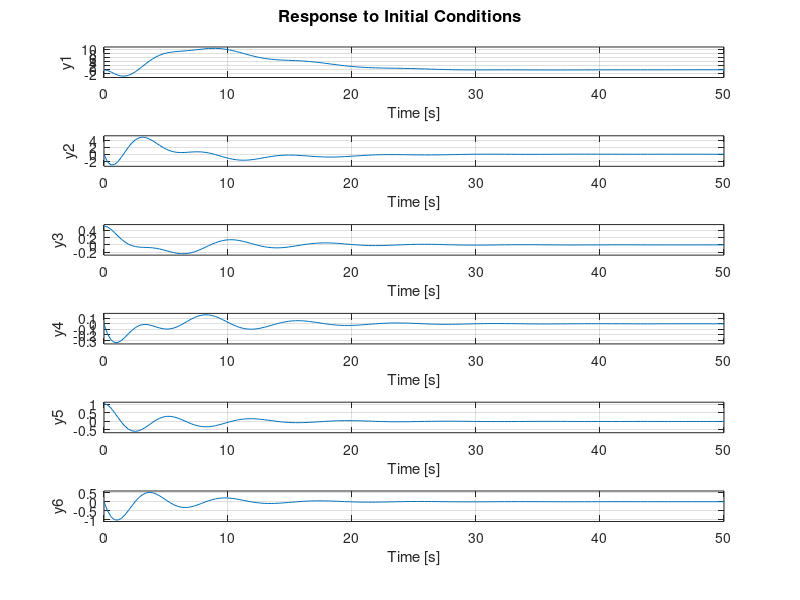

Write the MATLAB code that produced this figure.
clc
clear


M=1000; %Mass of the cart
m1=100; %Mass of Pendulum 1
m2=100; %Mass of Pendulum 2
l1=20;  %Length of the string of Pendulum 1
l2=10;  %length of the string of Pendulum 2
g=9.81; %declaring the value of the accelertaion due to gravity in m/s^2

A=[0 1 0 0 0 0; 
    0 0 -(m1*g)/M 0 -(m2*g)/M 0;
    0 0 0 1 0 0;
    0 0 -((M+m1)*g)/(M*l1) 0 -(m2*g)/(M*l1) 0;
    0 0 0 0 0 1;
    0 0 -(m1*g)/(M*l2) 0 -(g*(M+m2))/(M*l2) 0];
B=[0; 1/M; 0; 1/(M*l1); 0; 1/(M*l2)];

if (rank(ctrb(A,B))==6)
    disp("System is controllable")
else
    disp("System is uncontrollable")
end

x_initial = [0;0;pi/6;0;pi/3;0]; 

Q=[0.05 0 0 0 0 0;
   0 1 0 0 0 0;
   0 0 1000 0 0 0;
   0 0 0 10 0 0;
   0 0 0 0 500 0;
   0 0 0 0 0 10];
R=0.00001;

C = eye(6);
D = 0; 

disp("Now, seeing the results using an LQR controller")
[K_val, P_mat, Poles] = lqr(A,B,Q,R);
K_val %computes the K matrix and displays
P_mat %positive definite matrix calculated for the same
Poles %To see the poles of the given equation
sys2 = ss(A-(B*K_val),B,C,D); %Using the K matrix to define ss
figure
initial(sys2,x_initial)
grid on
